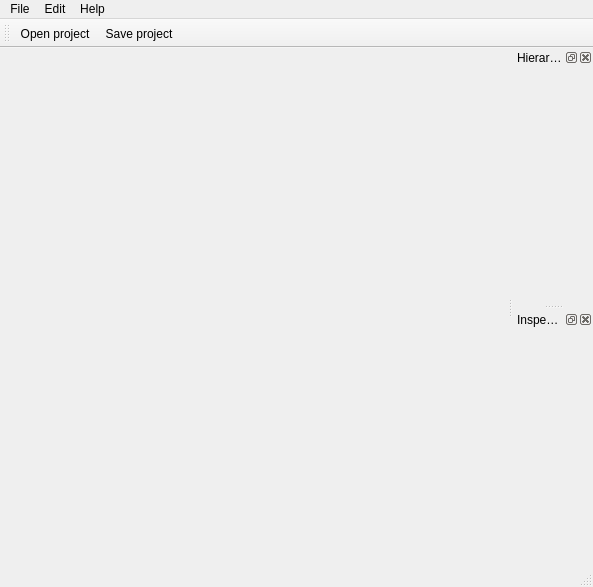
<?xml version="1.0" encoding="UTF-8"?>
<ui version="4.0">
 <class>MainWindow</class>
 <widget class="QMainWindow" name="MainWindow">
  <property name="geometry">
   <rect>
    <x>0</x>
    <y>0</y>
    <width>593</width>
    <height>587</height>
   </rect>
  </property>
  <property name="windowTitle">
   <string>MainWindow</string>
  </property>
  <property name="dockOptions">
   <set>QMainWindow::AllowTabbedDocks|QMainWindow::AnimatedDocks</set>
  </property>
  <widget class="QWidget" name="centralWidget">
   <layout class="QVBoxLayout" name="verticalLayout">
    <property name="leftMargin">
     <number>0</number>
    </property>
    <property name="topMargin">
     <number>0</number>
    </property>
    <property name="rightMargin">
     <number>0</number>
    </property>
    <property name="bottomMargin">
     <number>0</number>
    </property>
    <item>
     <widget class="MyCustomWidget" name="myCustomWidget" native="true">
      <property name="minimumSize">
       <size>
        <width>256</width>
        <height>256</height>
       </size>
      </property>
     </widget>
    </item>
   </layout>
  </widget>
  <widget class="QDockWidget" name="hierarchyDock">
   <property name="minimumSize">
    <size>
     <width>80</width>
     <height>20</height>
    </size>
   </property>
   <property name="floating">
    <bool>false</bool>
   </property>
   <property name="windowTitle">
    <string>Hierarchy</string>
   </property>
   <attribute name="dockWidgetArea">
    <number>2</number>
   </attribute>
   <widget class="QWidget" name="dockWidgetContents"/>
  </widget>
  <widget class="QDockWidget" name="inspectorDock">
   <property name="minimumSize">
    <size>
     <width>80</width>
     <height>20</height>
    </size>
   </property>
   <property name="allowedAreas">
    <set>Qt::AllDockWidgetAreas</set>
   </property>
   <property name="windowTitle">
    <string>Inspector</string>
   </property>
   <attribute name="dockWidgetArea">
    <number>2</number>
   </attribute>
   <widget class="QWidget" name="dockWidgetContents_3"/>
  </widget>
  <widget class="QMenuBar" name="menuBar">
   <property name="geometry">
    <rect>
     <x>0</x>
     <y>0</y>
     <width>593</width>
     <height>21</height>
    </rect>
   </property>
   <widget class="QMenu" name="menuFile">
    <property name="title">
     <string>File</string>
    </property>
    <addaction name="actionOpenProject"/>
    <addaction name="actionSaveProject"/>
    <addaction name="separator"/>
    <addaction name="actionExit"/>
   </widget>
   <widget class="QMenu" name="menuHelp">
    <property name="title">
     <string>Help</string>
    </property>
    <addaction name="actionAbout"/>
   </widget>
   <widget class="QMenu" name="menuEdit">
    <property name="title">
     <string>Edit</string>
    </property>
   </widget>
   <addaction name="menuFile"/>
   <addaction name="menuEdit"/>
   <addaction name="menuHelp"/>
  </widget>
  <widget class="QToolBar" name="toolBar">
   <property name="windowTitle">
    <string>toolBar</string>
   </property>
   <attribute name="toolBarArea">
    <enum>TopToolBarArea</enum>
   </attribute>
   <attribute name="toolBarBreak">
    <bool>false</bool>
   </attribute>
   <addaction name="actionOpenProject"/>
   <addaction name="actionSaveProject"/>
  </widget>
  <widget class="QStatusBar" name="statusBar"/>
  <action name="actionOpenProject">
   <property name="icon">
    <iconset>
     <normalon>:/icons/open_file</normalon>
    </iconset>
   </property>
   <property name="text">
    <string>Open project</string>
   </property>
  </action>
  <action name="actionSaveProject">
   <property name="icon">
    <iconset>
     <normalon>:/icons/save_file</normalon>
    </iconset>
   </property>
   <property name="text">
    <string>Save project</string>
   </property>
  </action>
  <action name="actionExit">
   <property name="text">
    <string>Exit</string>
   </property>
  </action>
  <action name="actionAbout">
   <property name="text">
    <string>About...</string>
   </property>
  </action>
 </widget>
 <layoutdefault spacing="6" margin="11"/>
 <customwidgets>
  <customwidget>
   <class>MyCustomWidget</class>
   <extends>QWidget</extends>
   <header>mycustomwidget.h</header>
   <container>1</container>
  </customwidget>
 </customwidgets>
 <resources/>
 <connections/>
</ui>
